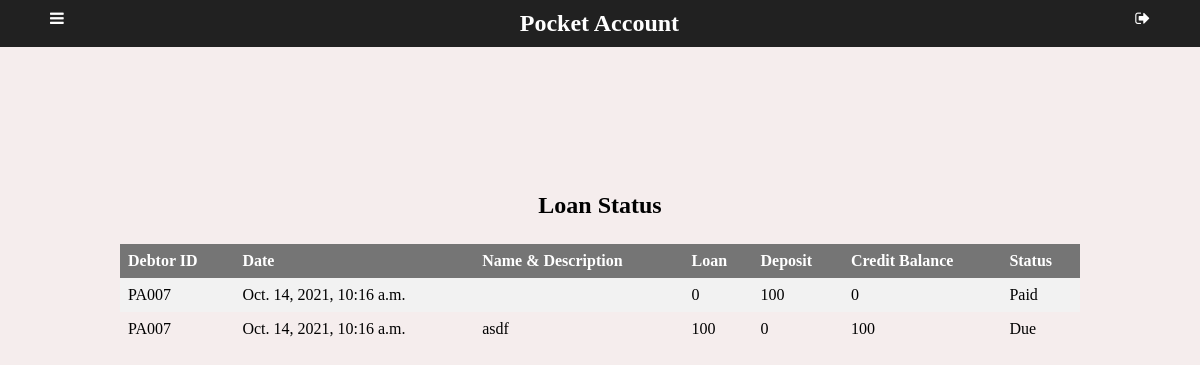
The app's page /loan/ (signed in), older data.
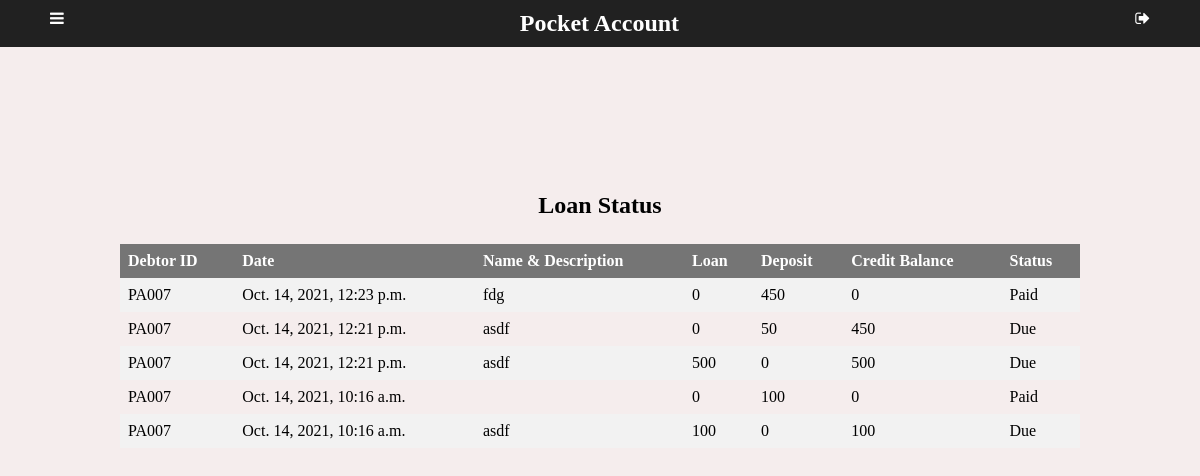
The same page, newer data.
### app/models.py (models this page shows)
class Account(models.Model):
    debtor = models.ForeignKey(Debtor, on_delete=models.SET_NULL, blank=True, null=True)
    description = models.TextField(blank=True, null= True)
    loan = models.IntegerField(default=0, null=True, blank=True)
    deposit = models.IntegerField(default=0, null=True, blank=True)
    balance = models.IntegerField(default=0, null=True, blank=True)
    date = models.DateTimeField(auto_now_add=True)
    status = models.BooleanField(default=False, null=True, blank=False)

class Debtor(models.Model):
    debtorName = models.CharField(max_length=50)
    phone = models.CharField(max_length=15, blank=True, null= True)
    address = models.TextField(blank=True, null= True)
    img = models.ImageField(upload_to='pics', null=True, blank=True)
    lender = models.ForeignKey(User, on_delete=models.SET_NULL, blank=True, null=True)
    totalbalance = models.IntegerField(default=0, null=True, blank=True)
    def __str__(self):
        return "PA00" +str(self.id)

### app/views.py (the view)
# urls.py: path('loan/', views.loan, name='loan'),
@login_required(login_url='login')
def loan(request):
    profile = Debtor.objects.filter(lender=request.user.id).all()
    accounts = Account.objects.filter(debtor__in=profile).order_by('-date')
    return render(request, "app/loan.html",{
        "accounts":accounts,
    })

### app/templates/app/loan.html (shortened to what this page needs)
{% extends "app/layout.html" %}
{% block body %}
<main>
    <div class="tablecontainer">
        <h2>Loan Status</h2>
        <table>
            <tr>
                <th>Debtor ID</th>
                <th>Date</th>
                <th>Name & Description</th>
                <th>Loan</th>
                <th>Deposit</th>
                <th>Credit Balance</th>
                <th>Status</th>
            </tr>
            {% for account in accounts %}
            <tr>
                <td>{{ account.debtor }}</td>
                <td>{{ account.date }}</td>
                <td>{{ account.description }}</td>
                <td>{{ account.loan }}</td>
                <td>{{ account.deposit }}</td>
                <td>{{ account.balance }}</td>
                {% if account.status %}
                  <td>Paid</td>
                {% else %}
                <td>Due</td>
                {% endif %}
            </tr>
            {% endfor %}
        </table>
    </div>
</main>
{% endblock %}

Row changes from the older to the newer data that the page shows:
added Account: debtor "PA007", date "Oct. 14, 2021, 12:23 p.m.", description "fdg", loan "0", deposit "450", balance "0", status "Paid"
added Account: debtor "PA007", date "Oct. 14, 2021, 12:21 p.m.", description "asdf", loan "0", deposit "50", balance "450", status "Due"
added Account: debtor "PA007", date "Oct. 14, 2021, 12:21 p.m.", description "asdf", loan "500", deposit "0", balance "500", status "Due"
